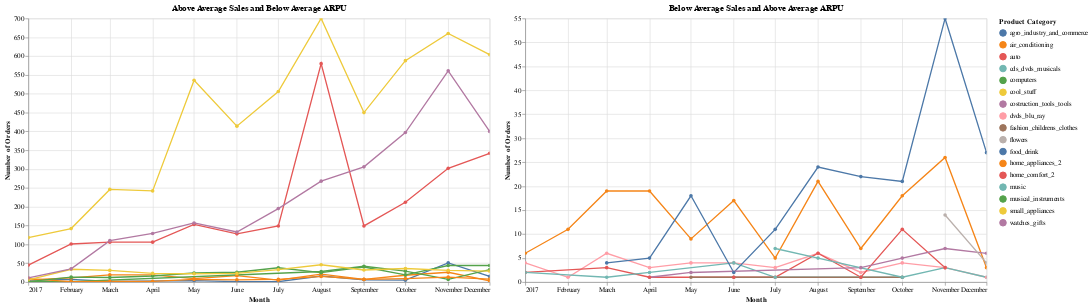

The notebook cell saved with this chart:
### Code cell
def sales_ARPU_time_chart(df: pd.DataFrame, year: int | list[int], title: str) -> alt.Chart | None:
    """
    Above Average Sales and Below Average ARPU
    Args: 
        sales_by_region: pd.DataFrame
            Columns: Product Category, Region, Sales, Orders, ARPU
        df_order: pd.DataFrame
        df_order_item: pd.DataFrame
        df_product: pd.DataFrame
    Returns: 
        alt.Chart - Above Average Sales and Below Average ARPU
    """

    if isinstance(year, int) and year not in [2016, 2017, 2018, 2019]:
        print(f"Year {year} not in [2016, 2017, 2018, 2019]")
        return
    if isinstance(year, list):
        if not all(y in [2016, 2017, 2018, 2019] for y in year):
            print("All years must be in [2016, 2017, 2018, 2019]")
            return

    df_year = df[df['purchase_month'].dt.year.isin([year])]

    # Group by month and category
    df_year_agg = df_year.groupby(
        ['purchase_month', 'category_name']
            ).size().reset_index(name='order_count')

    chart = alt.Chart(df_year_agg).mark_line(point=True).encode(
        x=alt.X('purchase_month:T', title='Month'),
        y=alt.Y('order_count:Q', title='Number of Orders'),
        color=alt.Color('category_name:N', title='Product Category'),
        tooltip=['purchase_month:T', 'category_name:N', 'order_count:Q']
    ).properties(
        title=title,
        width=700,
        height=400
    ).interactive()

    return chart

above_average_sales_below_average_arpu_chart = sales_ARPU_time_chart(above_average_sales_below_average_arpu, 2017, title="Above Average Sales and Below Average ARPU")
below_average_sales_above_average_arpu_chart = sales_ARPU_time_chart(below_average_sales_above_average_arpu, 2017, title="Below Average Sales and Above Average ARPU")

above_average_sales_below_average_arpu_chart | below_average_sales_above_average_arpu_chart
